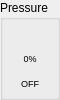
<?xml version="1.0" encoding="UTF-8"?>
<ui version="4.0">
 <class>TankWidget</class>
 <widget class="QGroupBox" name="TankWidget">
  <property name="maximumSize">
   <size><width>60</width><height>16777215</height></size>
  </property>
  <property name="title">
   <string>Pressure</string>
  </property>
  <property name="whatsThis">
   <string>A shared reservoir tank on a multiplexed node. Pumps keep it filled; chambers inflate/deflate by valving against it. The pressure tank holds positive air; the vacuum tank holds negative pressure for deflation.</string>
  </property>
  <layout class="QVBoxLayout" name="layout">
   <property name="spacing"><number>1</number></property>
   <property name="leftMargin"><number>2</number></property>
   <property name="topMargin"><number>2</number></property>
   <property name="rightMargin"><number>2</number></property>
   <property name="bottomMargin"><number>2</number></property>
   <item>
    <widget class="TankBar" name="bar" native="true">
     <property name="whatsThis"><string>Live tank level as a percent of its target. Pumps switch on when it drops below target and off once refilled.</string></property>
    </widget>
   </item>
   <item>
    <widget class="QLabel" name="pressure_lbl">
     <property name="whatsThis"><string>Current tank pressure as a percent of its configured target.</string></property>
     <property name="styleSheet"><string notr="true">font-size: 9px;</string></property>
     <property name="text"><string>0%</string></property>
     <property name="alignment"><set>Qt::AlignCenter</set></property>
    </widget>
   </item>
   <item>
    <widget class="QLabel" name="state_lbl">
     <property name="whatsThis"><string>Pump state for this tank: PUMP (actively refilling) or OFF (at target).</string></property>
     <property name="styleSheet"><string notr="true">font-size: 9px;</string></property>
     <property name="text"><string>OFF</string></property>
     <property name="alignment"><set>Qt::AlignCenter</set></property>
    </widget>
   </item>
  </layout>
 </widget>
 <customwidgets>
  <customwidget>
   <class>TankBar</class>
   <extends>QWidget</extends>
   <header>src.gui.monitor.tank_bar</header>
   <container>1</container>
  </customwidget>
 </customwidgets>
 <resources/>
 <connections/>
</ui>
